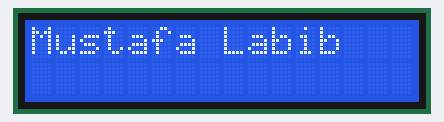
This sketch was run on a simulated ESP32. Shown: 16×2 character LCD.

Above: at 0.1 s.
At 1.1 s:
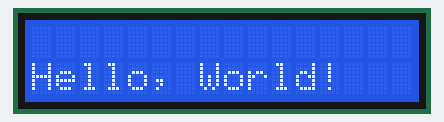

The sketch:

I2C_with_LCD_Test_by_ESP32.ino
```cpp
#include <LiquidCrystal_I2C.h>

// Set the number of columns and rows for the LCD
int lcdColumns = 16;
int lcdRows = 2;

// Create an LCD object with the I2C address, columns, and rows
LiquidCrystal_I2C lcd(0x27, lcdColumns, lcdRows);

void setup() {
  lcd.init(); // Initialize the LCD
  lcd.backlight(); // Turn on the LCD backlight
}

void loop() {
  lcd.setCursor(0, 0); // Set the cursor to the first column, first row
  lcd.print("Mustafa Labib "); // Print message on the first row
  delay(1000); // Wait for 1 second

  lcd.clear(); // Clear the display

  lcd.setCursor(0, 1); // Set the cursor to the first column, second row
  lcd.print("Hello, World!"); // Print message on the second row
  delay(1000); // Wait for 1 second

  lcd.clear(); // Clear the display
}
```

Measured:
- what the display in image 1 shows lasts 1.0 s, from 1.1 s to 2.1 s
